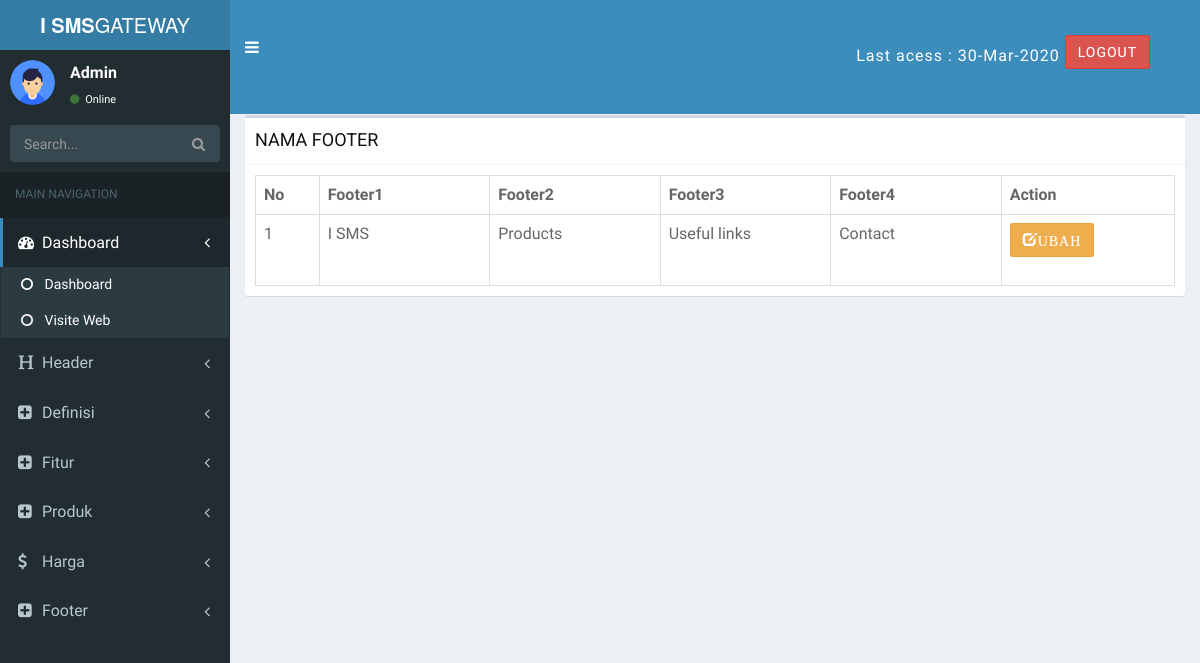
Page /dashboard.php?page=nama_footer on the committed database.
### tables this page shows
CREATE TABLE `nama_footer` (
  `id` int(11) NOT NULL,
  `footer1` varchar(255) NOT NULL,
  `footer2` varchar(255) NOT NULL,
  `footer3` varchar(255) NOT NULL,
  `footer4` varchar(255) NOT NULL
);

### pages/footer/nama_footer.php (shortened to what this page needs)
<div class="row">
  <div class="col-md-12">
    <div class="box">
        <div class="box-header with-border">
          <h1 class="box-title">NAMA FOOTER</h1>
        </div>
        <div class="box-body">
          <table class="table table-bordered">
            <tr>
              <th style="width: 10px">No</th>
              <th style="width: 100px">Footer1</th>
              <th style="width: 100px">Footer2</th>
              <th style="width: 100px">Footer3</th>
              <th style="width: 100px">Footer4</th>
              <th style="width: 40px">Action</th>
            </tr>
            <?php $nomor=1; ?>
            <?php $sql=$koneksi->query ("SELECT * FROM nama_footer"); ?>
            <?php while($data=$sql->fetch_assoc()) { ?>
            <tr>
              <td><?php echo $nomor++; ?></td>
              <td><?php echo $data['footer1'];?></td>
              <td><?php echo $data['footer2'];?></a></td>
              <td><?php echo $data['footer3'];?></a></td>
              <td><?php echo $data['footer4'];?></a></td>
              <td>
                <a href="#edit<?php echo $data['id']; ?>" data-toggle="modal" class="btn btn-warning" style="margin-bottom: 20px" ><span class="glyphicon glyphicon-edit">Ubah</span> </a>
              </td>
            </tr>
              <?php } ?>
          </table>
        </div>

### asset/css/style.css (style rules this page uses)
* { padding:0; margin:0; }
body { width: 100%; height: 100%; font-family: 'Ek Mukta', sans-serif; font-weight: 300; color: #666; background-color: #fff; font-size: 16px; line-height: 1.6em; font-weight: 400; overflow-x: hidden; }
html { width: 100%; height: 100%; }
h1 { font-size: 38px; }
h1, h2, h3, h4, h5, h6 { margin: 0 0 30px; font-family: 'Roboto', sans-serif; font-weight: 400; color: #111; }
a { color: #666; -webkit-transition: all .2s ease-in-out; -moz-transition: all .2s ease-in-out; transition: all .2s ease-in-out; }
.btn { border-radius: 2px; position: relative; display: inline-block; outline: none; color: #fff; text-decoration: none; text-transform: uppercase; letter-spacing: 1px; font-weight: 400; text-shadow: 0 0 1px rgba(255,255,255,0.3); font-size: 14px; }

### asset/color/default.css (style rules this page uses)
a,.tp-caption a.btn:hover { color: #3dc9b3; }

### rows in the picture
nama_footer: footer1 "I SMS", footer2 "Products", footer3 "Useful links", footer4 "Contact"
